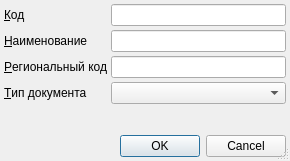
<?xml version="1.0" encoding="UTF-8"?>
<ui version="4.0">
 <class>SocStatusTypeItemEditorDialog</class>
 <widget class="QDialog" name="SocStatusTypeItemEditorDialog">
  <property name="geometry">
   <rect>
    <x>0</x>
    <y>0</y>
    <width>290</width>
    <height>161</height>
   </rect>
  </property>
  <property name="windowTitle">
   <string>ChangeMe!</string>
  </property>
  <property name="sizeGripEnabled">
   <bool>true</bool>
  </property>
  <layout class="QGridLayout">
   <property name="margin">
    <number>4</number>
   </property>
   <property name="spacing">
    <number>4</number>
   </property>
   <item row="5" column="0" colspan="2">
    <widget class="QDialogButtonBox" name="buttonBox">
     <property name="orientation">
      <enum>Qt::Horizontal</enum>
     </property>
     <property name="standardButtons">
      <set>QDialogButtonBox::Cancel|QDialogButtonBox::Ok</set>
     </property>
    </widget>
   </item>
   <item row="4" column="0">
    <spacer>
     <property name="orientation">
      <enum>Qt::Vertical</enum>
     </property>
     <property name="sizeHint" stdset="0">
      <size>
       <width>103</width>
       <height>16</height>
      </size>
     </property>
    </spacer>
   </item>
   <item row="0" column="1">
    <widget class="QLineEdit" name="edtCode"/>
   </item>
   <item row="1" column="1">
    <widget class="QLineEdit" name="edtName"/>
   </item>
   <item row="0" column="0">
    <widget class="QLabel" name="lblCode">
     <property name="text">
      <string>&amp;Код</string>
     </property>
     <property name="buddy">
      <cstring>edtCode</cstring>
     </property>
    </widget>
   </item>
   <item row="1" column="0">
    <widget class="QLabel" name="lblName">
     <property name="text">
      <string>&amp;Наименование</string>
     </property>
     <property name="buddy">
      <cstring>edtName</cstring>
     </property>
    </widget>
   </item>
   <item row="2" column="0">
    <widget class="QLabel" name="lblRegionalCode">
     <property name="text">
      <string>&amp;Региональный код</string>
     </property>
     <property name="buddy">
      <cstring>edtRegionalCode</cstring>
     </property>
    </widget>
   </item>
   <item row="2" column="1">
    <widget class="QLineEdit" name="edtRegionalCode"/>
   </item>
   <item row="3" column="0">
    <widget class="QLabel" name="lblDocumentType">
     <property name="text">
      <string>&amp;Тип документа</string>
     </property>
     <property name="buddy">
      <cstring>cmbDocumentType</cstring>
     </property>
    </widget>
   </item>
   <item row="3" column="1">
    <widget class="CRBComboBox" name="cmbDocumentType"/>
   </item>
  </layout>
 </widget>
 <customwidgets>
  <customwidget>
   <class>CRBComboBox</class>
   <extends>QComboBox</extends>
   <header>library/crbcombobox.h</header>
  </customwidget>
 </customwidgets>
 <tabstops>
  <tabstop>edtCode</tabstop>
  <tabstop>edtName</tabstop>
  <tabstop>edtRegionalCode</tabstop>
  <tabstop>cmbDocumentType</tabstop>
  <tabstop>buttonBox</tabstop>
 </tabstops>
 <resources/>
 <connections>
  <connection>
   <sender>buttonBox</sender>
   <signal>accepted()</signal>
   <receiver>SocStatusTypeItemEditorDialog</receiver>
   <slot>accept()</slot>
   <hints>
    <hint type="sourcelabel">
     <x>158</x>
     <y>121</y>
    </hint>
    <hint type="destinationlabel">
     <x>117</x>
     <y>106</y>
    </hint>
   </hints>
  </connection>
  <connection>
   <sender>buttonBox</sender>
   <signal>rejected()</signal>
   <receiver>SocStatusTypeItemEditorDialog</receiver>
   <slot>reject()</slot>
   <hints>
    <hint type="sourcelabel">
     <x>238</x>
     <y>99</y>
    </hint>
    <hint type="destinationlabel">
     <x>247</x>
     <y>107</y>
    </hint>
   </hints>
  </connection>
 </connections>
</ui>
